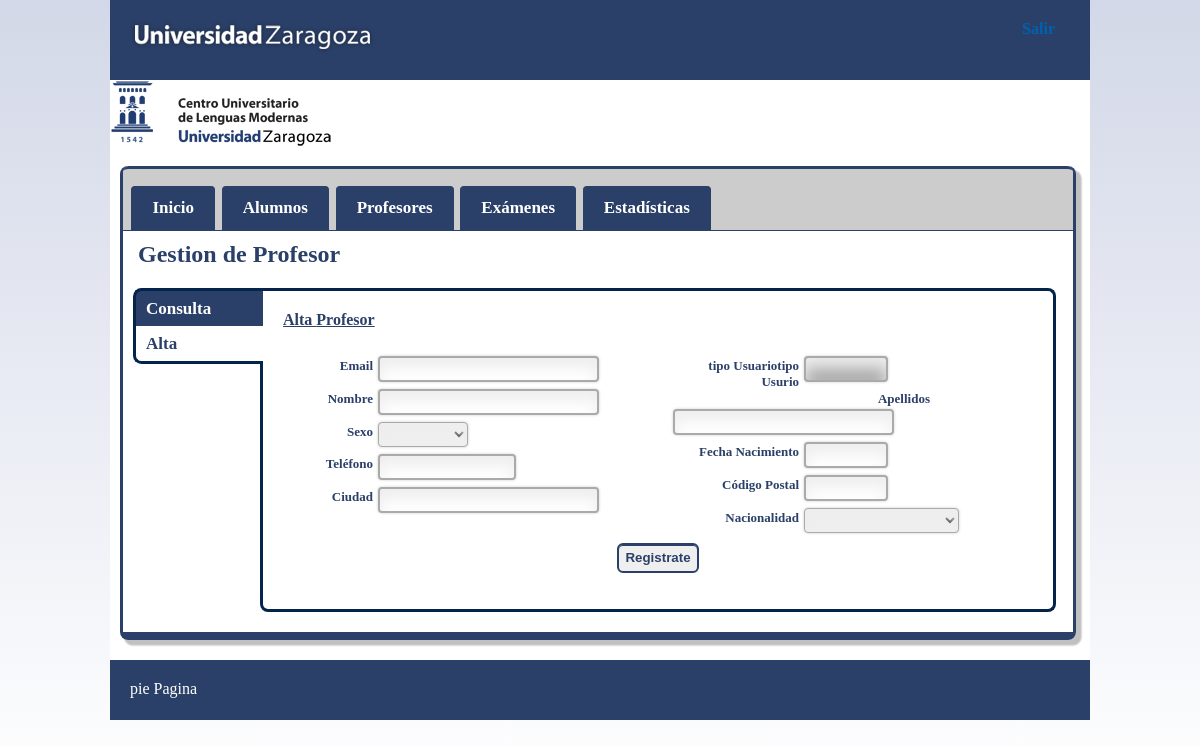
The page /admin/nuevo.php (signed in) on the database its author committed.
### tables this page shows
CREATE TABLE `traducciones` (
  `id` int(11) NOT NULL AUTO_INCREMENT,
  `clave` varchar(255) DEFAULT NULL,
  `valor` varchar(255) DEFAULT NULL,
  `lang` varchar(3) DEFAULT NULL,
  PRIMARY KEY (`id`)
);

### modelos/clsUtil.php (called while the page is built, shortened)
<?php
class ClsUtil {
public function trad($clave,$lang='es'){
	$datos = new clsDatos();
	$conexion=$datos->conexion;
	$sql = "SELECT valor FROM traducciones WHERE clave='$clave' AND lang='$lang'";
	$resultado = mysqli_query($conexion,$sql) or die(mysql_error());
	$res = mysqli_fetch_assoc($resultado);
	if ($res['valor']==NULL){
		$devuelve = $clave;
	}else{
		$devuelve =$res['valor'];
	}
	return $devuelve;
}
public function getNacionalidades(){
return $nacionalidades;
}
}
?>

### admin/nuevo.php (the view, shortened to what this page needs)
<?php
require_once("top.php");
$lang='es';
?>
<div id="central1" class="bloqueBordesAzul_1 bloqueSombra bloqueRedondo" >
<?php require_once("menu_admin.php");  ?>
	<h2>Gestion de <?php if($tipoUser=="E"){echo "Alumno";}else{ echo "Profesor";}?></h2>
	<div id="divMenu_Vertical" class="bloqueRedondo_2 ">
		<ul class="menuVertical ">
			<li  style="border-top-left-radius: 0.5em;"><a href="<?php echo $dict['page'].".php?menu=".$dict['menu']; ?>" >Consulta</a></li>
			<li class="activo" style="border-bottom-left-radius: 0.5em;"><a href="./nuevo.php" >Alta</a></li>
			<li class="noMenu ">&nbsp;asd</li>
		</ul>
	</div>
	<form name="form_nuevo" id="form_nuevo" method="POST" action="../do.php">
	<div id="contenidoBuscador" >
	<div class="subtitulo">Alta <?php if($tipoUser=="E"){echo "Alumno";}else{ echo "Profesor";}?></div>
		<div id="formIzquierdo">
			<div class="bloque_campoForumulario">
				<label class="labelPequenho" for="email">Email</label>
				<input type="text" name="email" id="email" value="" class="input_tamanhoNormal" tabindex="1"/>
			</div>
			<div class="bloque_campoForumulario">
				<label class="labelPequenho" for="nombre"><?php echo $util->trad("nombre",$lang);?></label>
				<input type="text" name="nombre" id="nombre" value="" value="" class="input input_tamanhoNormal" tabindex="2"/>
			</div>
			<div class="bloque_campoForumulario">
				<label class="labelPequenho" for="sexo"><?php echo $util->trad("sexo",$lang);?></label>
				<select name="sexo" id="sexo" class="select_tamanhoPequenho" tabindex="4">
					<option value="" selected></option>
					<option value="F"><?php echo $util->trad("femenino",$lang);?></option>
				</select>
			</div>
			<div class="bloque_campoForumulario">
				<label class="labelPequenho" for="telefono"><?php echo $util->trad("telefono",$lang);?></label>
				<input type="text" name="telefono" id="telefono" value=""  class="input_tamanhoMediano" tabindex="6"/>
			</div>
			<div class="bloque_campoForumulario">
				<label class="labelPequenho" for="ciudad"><?php echo $util->trad("ciudad",$lang);?></label>
				<input type="text" name="ciudad" id="ciudad" value=""  class="input_tamanhoNormal" tabindex="8"/>
			</div>
		</div>
		<div id="formDerecho">
			<div class="bloque_campoForumulario">
				<label  for="rol">tipo Usuario<?php echo $util->trad("tipo Usurio",$lang);?></label>
				<input type="text" name="rol" id="rol" value="<?php echo $tipoUser?>" readonly class="input input_tamanhoPequenho consulta" />
			</div>
			<div class="bloque_campoForumulario">
				<label for="apellidos"><?php echo $util->trad("apellidos",$lang);?></label>
				<input type="text" name="apellidos" id="apellidos" value=""  class="input input_tamanhoNormal" tabindex="3"/>
			</div>
			<div class="bloque_campoForumulario">
				<label for="fechanacimiento"><?php echo $util->trad("nacimiento",$lang);?></label>
				<input type="text" name="fechanacimiento" id="datepicker" value="" class="input_tamanhoPequenho" tabindex="5"/>
			</div>
			<div class="bloque_campoForumulario">
				<label for="cp"><?php echo $util->trad("cp",$lang);?></label>
				<input type="text" name="cp" id="cp" value=""  class="input_tamanhoPequenho" tabindex="7"/>
			</div>
			<div class="bloque_campoForumulario">
				<label for="nacionalidad"><?php echo $util->trad("nacionalidad",$lang);?></label>
				<select name="nacionalidad" id="nacionalidad" class="select_tamanhoMediano" tabindex="9">
					<option value="" selected></option>
				<?php
					$util=new ClsUtil();
					$ar_nacionalidades= $util->getNacionalidades();
					foreach($ar_nacionalidades as $nacionalidad){ ?>
						<option value="<?php echo $nacionalidad?>"><?php echo $nacionalidad?></option>
					<?php }	?>
				</select>
			</div>
		</div>
	</div>
	<div id="contenido1" style="padding-top:50px;">
			<div class="divBoton" >
				<input type="submit" name="b_registro" value="<?php echo $util->trad("registro",$lang);?>" style="margin:15px;">
			</div>
	</div>
	</form>
</div>
<?php
require_once("bottom.php");
?>

### css/estilos.css (style rules this page uses)
html { height:100%; }
body { margin:0px; height:100%; }
ul { list-style: none; }
a, a:visited { text-decoration: none; color:#0061B1; font-weight: bold; }
.bloqueBordesAzul_1 { border-style: solid; border-color: #2B4068; border-left-width: 0.2em; border-right-width: 0.2em; border-top-width: 0; border-bottom-width: 0.5em; }
.bloqueSombra { box-shadow: 0.3em 0.3em 0.1em 0.05em silver; -webkit-box-shadow: 0.3em 0.3em 0.1em 0.05em silver; -moz-box-shadow: 0.3 0.3em 0.1em 0.05em silver; -o-box-shadow: 0.3 0.3em 0.1em 0.05em silver; }
.bloqueRedondo { border-radius: 0.5em; -moz-border-radius: 0.5em; -webkit-border-radius: 0.5em; khtml-border-radius: 0.5em; }
.bloqueRedondo_2 { border-top-left-radius: 0.5em; border-bottom-left-radius: 0.5em; }
.gradiante { background: -moz-linear-gradient(#D3D8E8,white) no-repeat; background: -webkit-linear-gradient(#D3D8E8,white) no-repeat; background: -o-linear-gradient(#D3D8E8,white) no-repeat; background: linear-gradient(#D3D8E8,white)no-repeat !important ; }
#central1 { width:950px; margin:20px 0 20px 10px; float:left; padding-bottom: 20px; }
#contenidoBuscador { width:750px; float:left; height:166px; padding:20px 20px 0px 20px; border-top:0.2em solid #05244c; border-right:0.2em solid #05244c; border-top-right-radius: 0.5em; }
#contenido1 { float:right; width:750px; margin-right: 17px; padding:10px 20px 20px 20px; border-right:0.2em solid #05244c; border-left:0.2em solid #05244c; border-bottom:0.2em solid #05244c; border-bottom-left-radius: 0.5em; border-bottom-right-radius: 0.5em; }
#divMenu_Vertical { margin-left:10px; width:130px; float:left; clear:both; }
ul.menuVertical { width: 100%; margin: 0; padding: 0; }
ul.menuVertical li { border-left:0.2em solid #05244c; line-height: 25px; padding: 5px 0px 5px 10px; background-color:#2B4068; color:#fff; font-weight: bold; font-size: 17px; }
ul.menuVertical li:first-child { border-top:0.2em solid #05244c; }
ul.menuVertical li:nth-last-child(2) { border-bottom:0.2em solid #05244c; }
ul.menuVertical .activo { border-right-width: 0; background: #fff; color:#2B4068; pointer-events: none; cursor: default; }
ul.menuVertical li.noMenu { border-left-width: 0; border-top-width: 0; border-right:0.2em solid #05244c; background-color:#fff; pointer-events: none; cursor: default; height:103px; }
ul.menuVertical li a { color: #fff; text-decoration: none; display: block; }
ul.menuVertical li.activo a { color: #2B4068; }

### css/formulario.css (style rules this page uses)
h2 { color:#2B4068; font-weight:bold; margin:10px 0px 20px 15px; }
form { font-family:Georgia, "Times New Roman", serif; }
label { width: 35%; font-size:13px; float: left; text-align: right; padding:2px 5px 2px 0px; color:#2B4068; font-weight: bold; }
.labelPequenho { width: 25%; }
input[type="text"], input[type="password"] { height:18px; font-size:12px; padding:2px 4px; box-shadow: 0px 0px 3px #ccc, 0 10px 15px #eee inset; border-radius:4px; border:2px solid #aaa; }
.input { border:2px solid #aaa; }
input[type="button"], input[type="submit"], input[type="button"]:active,input[type="submit"]:active { height:30px; border-radius: 6px; box-shadow: inset 0 1px 0 0 #2B4068; border:2px solid #2B4068; color:#2B4068; font-weight: bolder; padding: 3px 6px 3px 6px; cursor:pointer; }
select { height:25px; width:63%; font-size:13px; padding:2px 4px; border:1px solid #aaa; box-shadow: 0px 0px 3px #ccc, 0 10px 15px #eee inset; border-radius:4px; }
.consulta { font-size: 13px; color:#2B4068; font-weight: bold; background-color: #aaa; }
.subtitulo { font-size: 16px; margin-bottom: 20px; color:#2B4068; font-weight: bold; text-decoration: underline; }
.bloque_campoForumulario { margin:7px 0 7px 0; }
.input_tamanhoNormal { width:58%; }
.input_tamanhoMediano { width:35%; }
.input_tamanhoPequenho { width:20%; }
.select_tamanhoMediano { width:43%; }
.select_tamanhoPequenho { width:25%; }
#formIzquierdo { float:left; width: 360px; }
#formDerecho { float:right; width: 360px; }
.divBoton { text-align:center; padding: 1px 3px 1px 3px; clear:left; }

### rows shown on the page
traducciones: valor "Nombre"
traducciones: valor "Sexo"
traducciones: valor "Teléfono"
traducciones: valor "Ciudad"
traducciones: valor "Apellidos"
traducciones: valor "Fecha Nacimiento"
traducciones: valor "Código Postal"
traducciones: valor "Nacionalidad"
traducciones: b_registro "Registrate"

### other values the page prints
$util->trad("tipo Usurio",$lang) "tipo Usurio"
